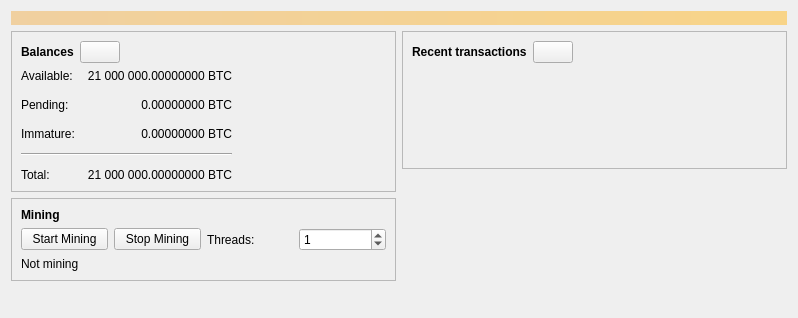
<?xml version="1.0" encoding="UTF-8"?>
<ui version="4.0">
 <class>OverviewPage</class>
 <widget class="QWidget" name="OverviewPage">
  <property name="geometry">
   <rect>
    <x>0</x>
    <y>0</y>
    <width>798</width>
    <height>318</height>
   </rect>
  </property>
  <property name="windowTitle">
   <string>Form</string>
  </property>
  <layout class="QVBoxLayout" name="topLayout">
   <item>
    <widget class="QLabel" name="labelAlerts">
     <property name="visible">
      <bool>false</bool>
     </property>
     <property name="styleSheet">
      <string notr="true">QLabel { background-color: qlineargradient(x1: 0, y1: 0, x2: 1, y2: 0, stop:0 #F0D0A0, stop:1 #F8D488); color:#000000; }</string>
     </property>
     <property name="wordWrap">
      <bool>true</bool>
     </property>
     <property name="margin">
      <number>3</number>
     </property>
     <property name="textInteractionFlags">
      <set>Qt::TextSelectableByMouse</set>
     </property>
    </widget>
   </item>
   <item>
    <layout class="QHBoxLayout" name="horizontalLayout" stretch="1,1">
     <item>
      <layout class="QVBoxLayout" name="verticalLayout_2">
       <item>
        <widget class="QFrame" name="frame">
         <property name="frameShape">
          <enum>QFrame::StyledPanel</enum>
         </property>
         <property name="frameShadow">
          <enum>QFrame::Raised</enum>
         </property>
         <layout class="QVBoxLayout" name="verticalLayout_4">
          <item>
           <layout class="QHBoxLayout" name="horizontalLayout_4">
            <item>
             <widget class="QLabel" name="label_5">
              <property name="font">
               <font>
                <weight>75</weight>
                <bold>true</bold>
               </font>
              </property>
              <property name="text">
               <string>Balances</string>
              </property>
             </widget>
            </item>
            <item>
             <widget class="QPushButton" name="labelWalletStatus">
              <property name="enabled">
               <bool>true</bool>
              </property>
              <property name="maximumSize">
               <size>
                <width>45</width>
                <height>16777215</height>
               </size>
              </property>
              <property name="toolTip">
               <string>The displayed information may be out of date. Your wallet automatically synchronizes with the Bitcoin network after a connection is established, but this process has not completed yet.</string>
              </property>
              <property name="text">
               <string/>
              </property>
              <property name="icon">
               <iconset resource="../bitcoin.qrc">
                <normaloff>:/icons/warning</normaloff>
                <disabledoff>:/icons/warning</disabledoff>:/icons/warning</iconset>
              </property>
              <property name="iconSize">
               <size>
                <width>24</width>
                <height>24</height>
               </size>
              </property>
             </widget>
            </item>
            <item>
             <spacer name="horizontalSpacer_3">
              <property name="orientation">
               <enum>Qt::Horizontal</enum>
              </property>
              <property name="sizeHint" stdset="0">
               <size>
                <width>40</width>
                <height>20</height>
               </size>
              </property>
             </spacer>
            </item>
           </layout>
          </item>
          <item>
           <layout class="QGridLayout" name="gridLayout">
            <property name="spacing">
             <number>12</number>
            </property>
            <item row="1" column="1">
             <widget class="QLabel" name="labelUnconfirmed">
              <property name="cursor">
               <cursorShape>IBeamCursor</cursorShape>
              </property>
              <property name="toolTip">
               <string>Total of transactions that have yet to be confirmed, and do not yet count toward the spendable balance</string>
              </property>
              <property name="text">
               <string notr="true">0.00000000 BTC</string>
              </property>
              <property name="alignment">
               <set>Qt::AlignRight|Qt::AlignTrailing|Qt::AlignVCenter</set>
              </property>
              <property name="textInteractionFlags">
               <set>Qt::LinksAccessibleByMouse|Qt::TextSelectableByKeyboard|Qt::TextSelectableByMouse</set>
              </property>
             </widget>
            </item>
            <item row="3" column="0" colspan="2">
             <widget class="Line" name="line">
              <property name="orientation">
               <enum>Qt::Horizontal</enum>
              </property>
             </widget>
            </item>
            <item row="4" column="0">
             <widget class="QLabel" name="labelTotalText">
              <property name="text">
               <string>Total:</string>
              </property>
             </widget>
            </item>
            <item row="2" column="1">
             <widget class="QLabel" name="labelImmature">
              <property name="cursor">
               <cursorShape>IBeamCursor</cursorShape>
              </property>
              <property name="toolTip">
               <string>Mined balance that has not yet matured</string>
              </property>
              <property name="text">
               <string notr="true">0.00000000 BTC</string>
              </property>
              <property name="alignment">
               <set>Qt::AlignRight|Qt::AlignTrailing|Qt::AlignVCenter</set>
              </property>
              <property name="textInteractionFlags">
               <set>Qt::LinksAccessibleByMouse|Qt::TextSelectableByKeyboard|Qt::TextSelectableByMouse</set>
              </property>
             </widget>
            </item>
            <item row="1" column="2">
             <spacer name="horizontalSpacer_2">
              <property name="orientation">
               <enum>Qt::Horizontal</enum>
              </property>
              <property name="sizeHint" stdset="0">
               <size>
                <width>40</width>
                <height>20</height>
               </size>
              </property>
             </spacer>
            </item>
            <item row="2" column="0">
             <widget class="QLabel" name="labelImmatureText">
              <property name="text">
               <string>Immature:</string>
              </property>
             </widget>
            </item>
            <item row="4" column="1">
             <widget class="QLabel" name="labelTotal">
              <property name="cursor">
               <cursorShape>IBeamCursor</cursorShape>
              </property>
              <property name="toolTip">
               <string>Your current total balance</string>
              </property>
              <property name="text">
               <string notr="true">21 000 000.00000000 BTC</string>
              </property>
              <property name="alignment">
               <set>Qt::AlignRight|Qt::AlignTrailing|Qt::AlignVCenter</set>
              </property>
              <property name="textInteractionFlags">
               <set>Qt::LinksAccessibleByMouse|Qt::TextSelectableByKeyboard|Qt::TextSelectableByMouse</set>
              </property>
             </widget>
            </item>
            <item row="0" column="0">
             <widget class="QLabel" name="labelBalanceText">
              <property name="text">
               <string>Available:</string>
              </property>
             </widget>
            </item>
            <item row="0" column="1">
             <widget class="QLabel" name="labelBalance">
              <property name="cursor">
               <cursorShape>IBeamCursor</cursorShape>
              </property>
              <property name="toolTip">
               <string>Your current spendable balance</string>
              </property>
              <property name="text">
               <string notr="true">21 000 000.00000000 BTC</string>
              </property>
              <property name="alignment">
               <set>Qt::AlignRight|Qt::AlignTrailing|Qt::AlignVCenter</set>
              </property>
              <property name="textInteractionFlags">
               <set>Qt::LinksAccessibleByMouse|Qt::TextSelectableByKeyboard|Qt::TextSelectableByMouse</set>
              </property>
             </widget>
            </item>
            <item row="1" column="0">
             <widget class="QLabel" name="labelPendingText">
              <property name="text">
               <string>Pending:</string>
              </property>
             </widget>
            </item>
           </layout>
          </item>
         </layout>
        </widget>
       </item>
       <item>
        <widget class="QFrame" name="frame_mining">
         <property name="frameShape">
          <enum>QFrame::StyledPanel</enum>
         </property>
         <property name="frameShadow">
          <enum>QFrame::Raised</enum>
         </property>
         <layout class="QVBoxLayout" name="verticalLayout_mining">
          <item>
           <layout class="QHBoxLayout" name="horizontalLayout_mining">
            <item>
             <widget class="QLabel" name="labelMiningTitle">
              <property name="font">
               <font>
                <weight>75</weight>
                <bold>true</bold>
               </font>
              </property>
              <property name="text">
               <string>Mining</string>
              </property>
             </widget>
            </item>
           </layout>
          </item>
          <item>
           <layout class="QHBoxLayout" name="horizontalLayout_mining_controls">
            <item>
             <widget class="QPushButton" name="startMiningButton">
              <property name="text">
               <string>Start Mining</string>
              </property>
             </widget>
            </item>
            <item>
             <widget class="QPushButton" name="stopMiningButton">
              <property name="text">
               <string>Stop Mining</string>
              </property>
             </widget>
            </item>
            <item>
             <widget class="QLabel" name="labelNumThreads">
              <property name="text">
               <string>Threads:</string>
              </property>
             </widget>
            </item>
            <item>
             <widget class="QSpinBox" name="numThreadsBox">
              <property name="value">
               <number>1</number>
              </property>
             </widget>
            </item>
           </layout>
          </item>
          <item>
           <widget class="QLabel" name="labelMiningStatus">
            <property name="text">
             <string>Not mining</string>
            </property>
           </widget>
          </item>
         </layout>
        </widget>
       </item>
       <item>
        <spacer name="verticalSpacer">
         <property name="orientation">
          <enum>Qt::Vertical</enum>
         </property>
         <property name="sizeHint" stdset="0">
          <size>
           <width>20</width>
           <height>40</height>
          </size>
         </property>
        </spacer>
       </item>
      </layout>
     </item>
     <item>
      <layout class="QVBoxLayout" name="verticalLayout_3">
       <item>
        <widget class="QFrame" name="frame_2">
         <property name="frameShape">
          <enum>QFrame::StyledPanel</enum>
         </property>
         <property name="frameShadow">
          <enum>QFrame::Raised</enum>
         </property>
         <layout class="QVBoxLayout" name="verticalLayout">
          <item>
           <layout class="QHBoxLayout" name="horizontalLayout_2">
            <item>
             <widget class="QLabel" name="label_4">
              <property name="font">
               <font>
                <weight>75</weight>
                <bold>true</bold>
               </font>
              </property>
              <property name="text">
               <string>Recent transactions</string>
              </property>
             </widget>
            </item>
            <item>
             <widget class="QPushButton" name="labelTransactionsStatus">
              <property name="enabled">
               <bool>true</bool>
              </property>
              <property name="maximumSize">
               <size>
                <width>45</width>
                <height>16777215</height>
               </size>
              </property>
              <property name="toolTip">
               <string>The displayed information may be out of date. Your wallet automatically synchronizes with the Bitcoin network after a connection is established, but this process has not completed yet.</string>
              </property>
              <property name="text">
               <string/>
              </property>
              <property name="icon">
               <iconset resource="../bitcoin.qrc">
                <normaloff>:/icons/warning</normaloff>
                <disabledoff>:/icons/warning</disabledoff>:/icons/warning</iconset>
              </property>
              <property name="iconSize">
               <size>
                <width>24</width>
                <height>24</height>
               </size>
              </property>
             </widget>
            </item>
            <item>
             <spacer name="horizontalSpacer">
              <property name="orientation">
               <enum>Qt::Horizontal</enum>
              </property>
              <property name="sizeHint" stdset="0">
               <size>
                <width>40</width>
                <height>20</height>
               </size>
              </property>
             </spacer>
            </item>
           </layout>
          </item>
          <item>
           <widget class="TransactionOverviewWidget" name="listTransactions">
            <property name="styleSheet">
             <string notr="true">QListView { background: transparent; }</string>
            </property>
            <property name="frameShape">
             <enum>QFrame::NoFrame</enum>
            </property>
            <property name="verticalScrollBarPolicy">
             <enum>Qt::ScrollBarAlwaysOff</enum>
            </property>
            <property name="horizontalScrollBarPolicy">
             <enum>Qt::ScrollBarAlwaysOff</enum>
            </property>
            <property name="sizeAdjustPolicy">
             <enum>QAbstractScrollArea::AdjustToContents</enum>
            </property>
            <property name="selectionMode">
             <enum>QAbstractItemView::NoSelection</enum>
            </property>
            <property name="uniformItemSizes">
             <bool>true</bool>
            </property>
           </widget>
          </item>
         </layout>
        </widget>
       </item>
       <item>
        <spacer name="verticalSpacer_2">
         <property name="orientation">
          <enum>Qt::Vertical</enum>
         </property>
         <property name="sizeHint" stdset="0">
          <size>
           <width>20</width>
           <height>40</height>
          </size>
         </property>
        </spacer>
       </item>
      </layout>
     </item>
    </layout>
   </item>
  </layout>
 </widget>
 <customwidgets>
  <customwidget>
   <class>TransactionOverviewWidget</class>
   <extends>QListView</extends>
   <header>qt/transactionoverviewwidget.h</header>
  </customwidget>
 </customwidgets>
 <resources/>
 <connections/>
</ui>
